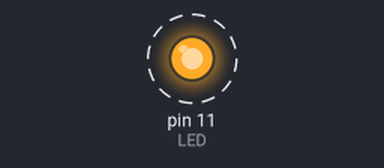
Bench run of a program on a simulated Raspberry Pi (header pin numbers). On the bench: output pins drawn as LEDs (lit = HIGH). Dashed ring = blinking.

Above: at 0.2 s.
Timing chart, 0 to 3.0 s (numbered marks = the images above):
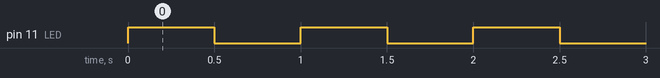

Measured:
- by itself, pin 11 (LED): alternates HIGH for 0.50 s and LOW for 0.50 s

The program:

python_board_exam_notry.py
```python
import RPi.GPIO as GPIO
import time

LED = 11

GPIO.setmode(GPIO.BOARD)

GPIO.setup(LED, GPIO.OUT)

while True:
	GPIO.output(LED, GPIO.HIGH)
	time.sleep(0.5)
	GPIO.output(LED, GPIO.LOW)
	time.sleep(0.5)
```
